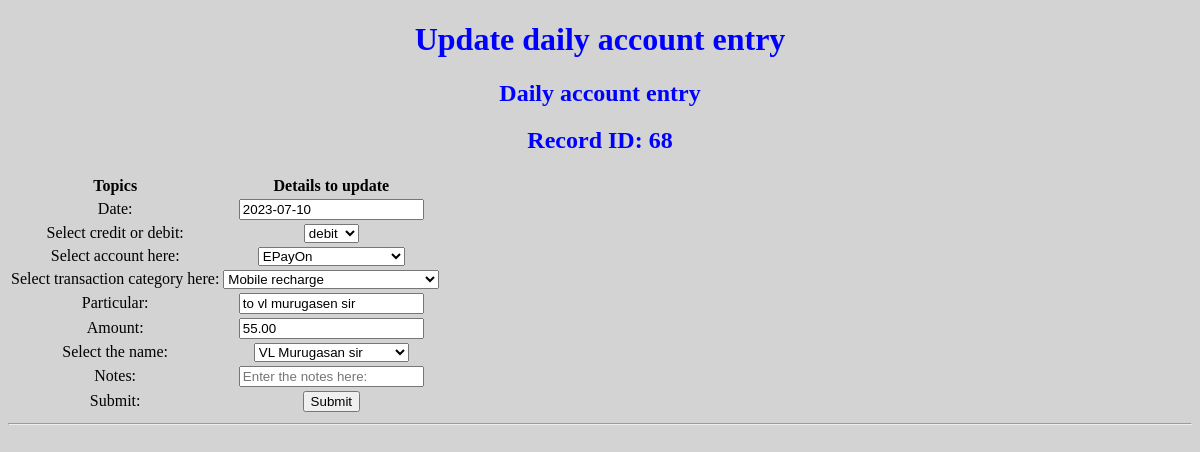
The app's page /filter/advanceFilter/update_account_entry/68, older data.
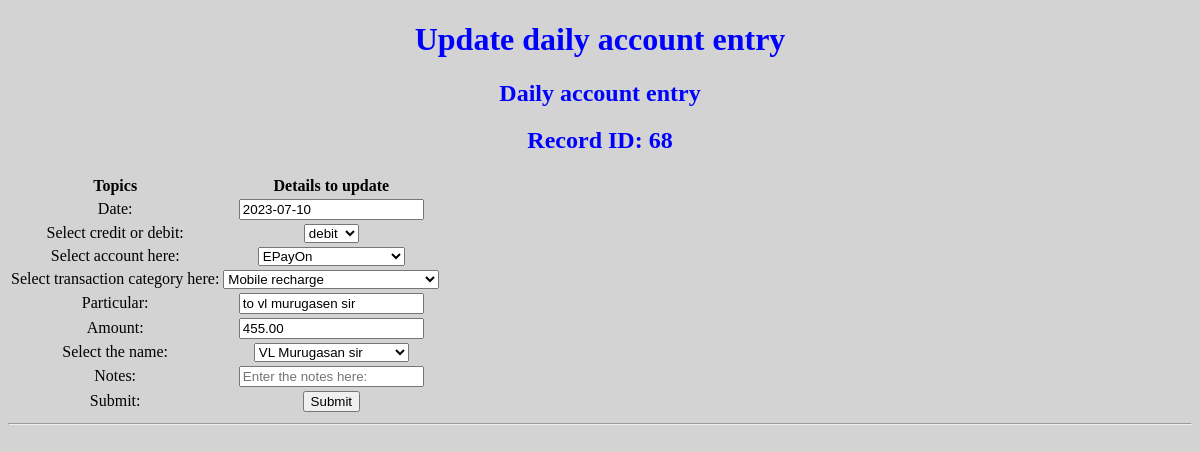
The same page, newer data.
### account_entry/models.py (models this page shows)
class account_database(models.Model):
    date = models.DateField()
    credit_debit = models.CharField(max_length=50)
    category = models.CharField(max_length=200)
    account = models.CharField(max_length=200)
    particular = models.CharField(max_length=200)
    name = models.CharField(max_length=200)
    amount = models.DecimalField(max_digits=10, decimal_places=2,default=0)
    notes = models.CharField(max_length=200, blank=True)

### account_entry/views.py (the view)
# urls.py: path('filter/advanceFilter/update_account_entry/<int:id>', views.account_entry_update),
def account_entry_update(request, id):
    category1 = category_list.objects.filter(category="Names").order_by('category_names').values()
    category2 = category_list.objects.filter(category="Credit/Debit").order_by('category_names').values()
    category3 = category_list.objects.filter(category="TransactionType").order_by('category_names').values()
    category4 = category_list.objects.filter(category="Account").order_by('category_names').values()
    update_database = account_database.objects.get(id=id)
    context = {"updateItem": update_database, "cate_names": category1, "cate_credit_debit": category2, "cate_transactiontype": category3, "cate_account": category4}
    return render(request, "updateAccountEntry.html", context)

### account_entry/templates/updateAccountEntry.html (shortened to what this page needs)
<!DOCTYPE html>
<html>
<head>
{% load static %}
<link rel="stylesheet" href="{% static 'mystyle.css' %}">
</head>
<body>
<h1>Update daily account entry</h1>
<div>
<h2>Daily account entry</h2>
<form action="updateAccountEntry/{{ updateItem.id }}" method="post">
<h2>Record ID: {{ updateItem.id }}</h2>
<table>
<tr>
<th>Topics</th>
<th>Details to update</th>
</tr>
<tr>
<td>Date:</td>
<td><input type="text" name="date" value="{{ updateItem.date|date:"Y-m-d" }}" readonly autofocus>
</tr>
<tr>
<td>Select credit or debit:</td>
<td><select name="credit_debit">
<option value="{{ updateItem.credit_debit }}">{{ updateItem.credit_debit }}</option>
</select></td>
</tr>
<tr>
<td>Select account here:</td>
<td><select name="account">
<option value="{{ updateItem.account }}">{{ updateItem.account }}</option>
</select></td>
</tr>
<tr>
<td>Select transaction category here:</td>
<td><select name="category">
<option value="{{ updateItem.category }}">{{ updateItem.category }}</option>
</select></td>
</tr>
<tr>
<td>Particular:</td>
<td><input type="text" name="particular" value="{{ updateItem.particular }}" placeholder="Enter the particular here:"></td>
</tr>
<tr>
<td>Amount:</td>
<td><input type="text" name="amount" value="{{ updateItem.amount }}" placeholder="Enter the amount here:"></td>
</tr>
<tr>
<td>Select the name:</td>
<td><select name="name">
<option value="{{ updateItem.name }}">{{ updateItem.name }}</option>
</select></td>
</tr>
<tr>
<td>Notes:</td>
<td><input type="text" name="notes" value="{{ updateItem.notes }}" placeholder="Enter the notes here:"></td>
</tr>
<tr>
<td>Submit:</td>
<td><input type="submit" value="Submit"></td>
</tr>
</table>
</form>
</div>
<hr />
</body>
</html>

Row changes from the older to the newer data that the page shows:
changed account_database "debit": amount "55.00" → "455.00"
